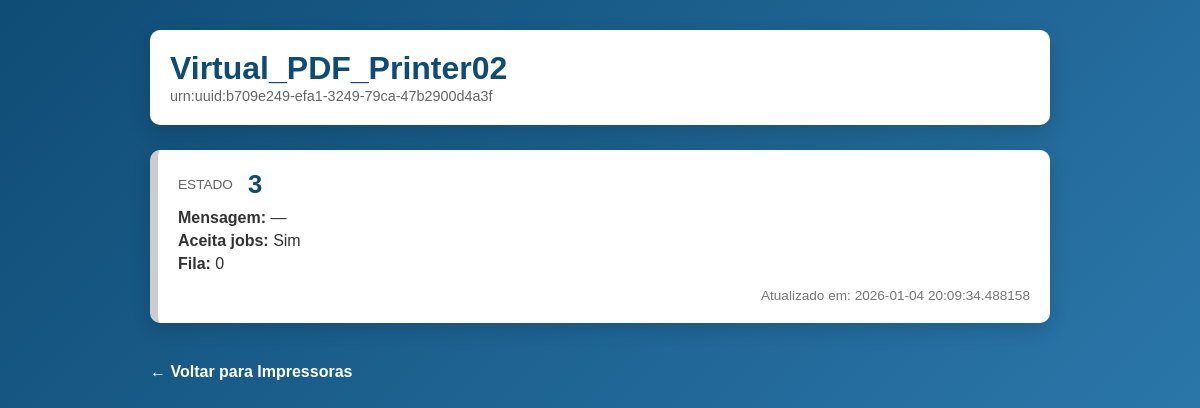
Screenshot of /home/printers/3/state (signed in) with the database file from the repository.
### app/models.py (models this page shows)
class Printer(db.Model):
    __tablename__ = "printers"
    id = db.Column(db.Integer, primary_key=True)
    printer_id = db.Column(db.String(100), unique=True, nullable=True)
    printer_uuid = db.Column(db.String(100), unique=True, nullable=True)
    name = db.Column(db.String(100), nullable=True)
    uri_supported = db.Column(db.Text, nullable=True)
    location = db.Column(db.String(200), nullable=True)
    info = db.Column(db.Text, nullable=True)
    created_at = db.Column(db.DateTime, default=datetime.utcnow)
    last_seen = db.Column(db.DateTime, nullable=True)
    states = db.relationship(
        "PrinterState",
        back_populates="printer",
        cascade="all, delete-orphan"
    )
    print_jobs = db.relationship(
    "PrintJob",
    back_populates="printer",
    cascade="all, delete-orphan"
)

class PrinterState(db.Model):
    __tablename__ = "printer_states"
    id = db.Column(db.Integer, primary_key=True)
    printer_id = db.Column(
        db.Integer,
        db.ForeignKey("printers.id"),
        nullable=False
    )
    is_accepting_jobs = db.Column(db.Boolean, nullable=True)
    state = db.Column(db.String(50), nullable=True)
    state_message = db.Column(db.Text, nullable=True)
    state_reasons = db.Column(db.Text, nullable=True)
    queued_job_count = db.Column(db.Integer, nullable=True)
    created_at = db.Column(db.DateTime, default=datetime.utcnow)
    printer = db.relationship("Printer", back_populates="states")

### app/routes/home.py (the view)
@home_bp.route("/home/printers/<int:printer_id>/state")
def printer_state(printer_id):
    printer = Printer.query.get_or_404(printer_id)
    return render_template("printer_state.html", printer=printer, states=printer.states)

### app/templates/printer_state.html (shortened to what this page needs)
<!DOCTYPE html>
<html lang="pt-br">
<head>
  <link rel="stylesheet" href="{{ url_for('static', filename='css/state.css') }}">
</head>
<body>
  <div class="container">
    <div class="printer-header">
      <h1>{{ printer.name }}</h1>
      <span class="printer-uuid">{{ printer.printer_uuid }}</span>
    </div>
    {% if states %}
      <ul class="state-list">
        {% for s in states %}
          <li class="state-card state-{{ s.state|lower|replace(' ', '-') }}">
            <div class="state-main">
              <span class="state-label">Estado</span>
              <span class="state-value">
                {{ s.state or "—" }}
              </span>
            </div>
            <div class="state-info">
              <div><strong>Mensagem:</strong> {{ s.state_message or "—" }}</div>
              <div><strong>Aceita jobs:</strong> {{ "Sim" if s.is_accepting_jobs else "Não" }}</div>
              <div><strong>Fila:</strong> {{ s.queued_job_count }}</div>
            </div>
            <div class="timestamp">
              Atualizado em: {{ s.created_at }}
            </div>
          </li>
        {% endfor %}
      </ul>
    {% else %}
      <p class="empty-state">
        Essa impressora ainda não possui informações de estado.
      </p>
    {% endif %}
    <a class="back-link" href="{{ url_for('home.list_printers') }}">
      ← Voltar para Impressoras
    </a>
  </div>
</body>
</html>

### app/static/css/state.css (style rules this page uses)
body { background: linear-gradient(135deg, #0f4c75, #3282b8); font-family: Arial, Helvetica, sans-serif; min-height: 100vh; margin: 0; padding: 30px; }
.container { max-width: 900px; margin: auto; }
.printer-header { background: #ffffff; padding: 20px; border-radius: 10px; margin-bottom: 25px; box-shadow: 0 8px 20px rgba(0,0,0,0.15); }
.printer-header h1 { margin: 0; color: #0f4c75; }
.printer-uuid { font-size: 0.9em; color: #666; }
.state-list { list-style: none; padding: 0; }
.state-card { background: #ffffff; border-radius: 10px; padding: 20px; margin-bottom: 20px; box-shadow: 0 6px 18px rgba(0,0,0,0.15); border-left: 8px solid #ccc; }
.state-main { display: flex; align-items: center; gap: 15px; margin-bottom: 10px; }
.state-label { font-size: 0.85em; text-transform: uppercase; color: #666; }
.state-value { font-size: 1.6em; font-weight: bold; color: #0f4c75; }
.state-info { margin-top: 10px; color: #333; }
.state-info div { margin-bottom: 5px; }
.timestamp { margin-top: 15px; font-size: 0.85em; color: #777; text-align: right; }
.back-link { display: inline-block; margin-top: 20px; text-decoration: none; font-weight: bold; color: #ffffff; }

### rows the page displays
Printer: name "Virtual_PDF_Printer02", printer_uuid "urn:uuid:b709e249-efa1-3249-79ca-47b2900d4a3f"
PrinterState: state "3", state_message "—", is_accepting_jobs "Sim", queued_job_count "0", created_at "2026-01-04 20:09:34.488158"
